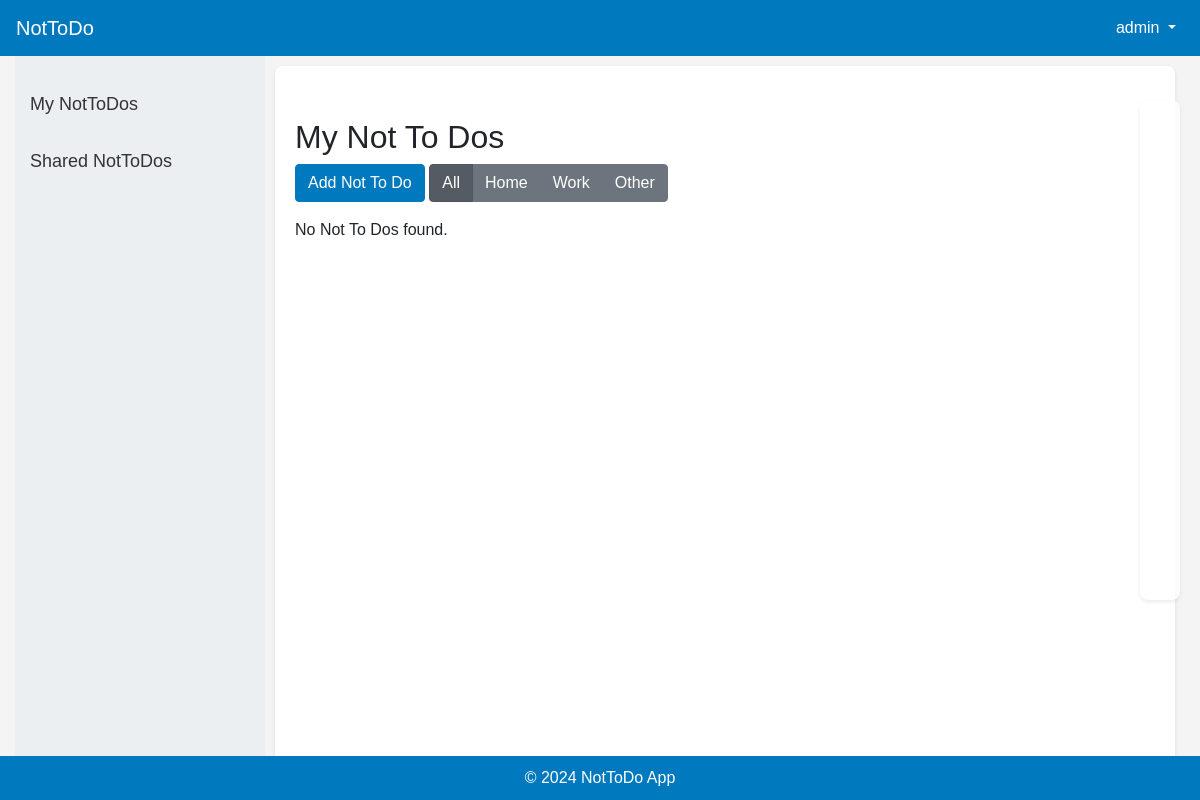
/nottodos/ (signed in), run on an earlier commit of the app's database.
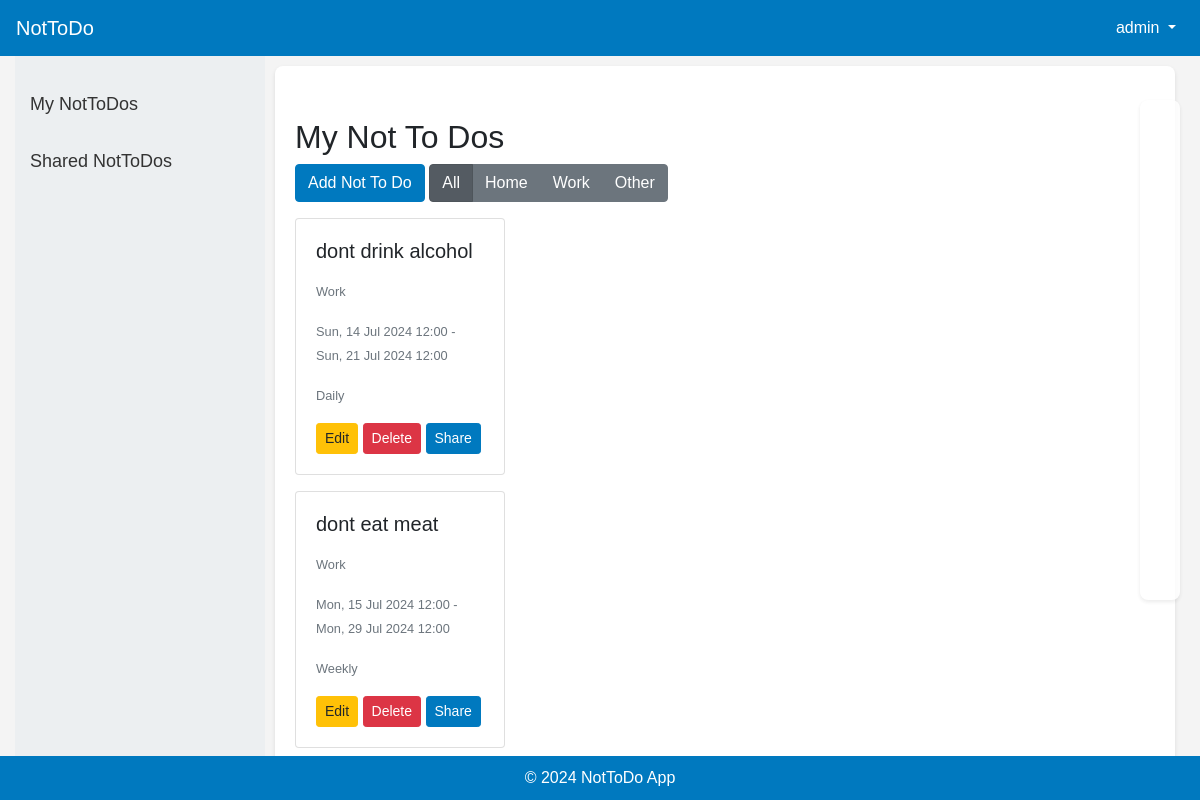
And on a later commit of the database.
### nottodo/models.py (models this page shows, shortened)
class NotToDo(models.Model):
    user = models.ForeignKey(User, on_delete=models.CASCADE)
    title = models.CharField(max_length=255)
    description = models.TextField(blank=True, null=True)
    context = models.CharField(max_length=50, choices=[('Home', 'Home'), ('Work', 'Work'), ('Other', 'Other')])
    scheduled_start_time = models.DateTimeField(blank=True, null=True)
    scheduled_end_time = models.DateTimeField(blank=True, null=True)
    repeat = models.CharField(max_length=50, choices=[('None', 'None'), ('Daily', 'Daily'), ('Weekly', 'Weekly'), ('Monthly', 'Monthly')], default='None')
    created_at = models.DateTimeField(default=timezone.now)
    updated_at = models.DateTimeField(auto_now=True)

### nottodo/views.py (the view)
# urls.py: path('nottodos/', views.list_nottodos, name='list_nottodos'),
@login_required
def list_nottodos(request):
    context_filter = request.GET.get('context', 'All')
    if context_filter == 'All':
        nottodos = NotToDo.objects.filter(user=request.user).order_by('scheduled_start_time')
    else:
        nottodos = NotToDo.objects.filter(user=request.user, context=context_filter).order_by('scheduled_start_time')
    return render(request, 'list_nottodos.html', {'nottodos': nottodos, 'context_filter': context_filter})

### nottodo/templates/list_nottodos.html (shortened to what this page needs)
{% extends 'base.html' %}
{% block content %}
<h2 class="mt-4">My Not To Dos</h2>
<a href="{% url 'add_nottodo' %}" class="btn btn-primary mb-3">Add Not To Do</a>
<div class="btn-group mb-3" role="group" aria-label="Filter by context">
  <a href="{% url 'list_nottodos' %}?context=All" class="btn btn-secondary {% if context_filter == 'All' %}active{% endif %}">All</a>
  <a href="{% url 'list_nottodos' %}?context=Home" class="btn btn-secondary {% if context_filter == 'Home' %}active{% endif %}">Home</a>
  <a href="{% url 'list_nottodos' %}?context=Work" class="btn btn-secondary {% if context_filter == 'Work' %}active{% endif %}">Work</a>
  <a href="{% url 'list_nottodos' %}?context=Other" class="btn btn-secondary {% if context_filter == 'Other' %}active{% endif %}">Other</a>
</div>
<div id="calendar" class="mb-4"></div>
<div class="card-list">
    {% for nottodo in nottodos %}
    <div class="card nottodo-card mb-3">
        <div class="card-body">
            <h5 class="card-title">{{ nottodo.title }}</h5>
            <p class="card-text"><small class="text-muted">{{ nottodo.context }}</small></p>
            <p class="card-text"><small class="text-muted">{{ nottodo.scheduled_start_time|date:"D, d M Y H:i" }} - {{ nottodo.scheduled_end_time|date:"D, d M Y H:i" }}</small></p>
            <p class="card-text"><small class="text-muted">{{ nottodo.get_repeat_display }}</small></p>
            <a href="{% url 'update_nottodo' nottodo.pk %}" class="btn btn-warning btn-sm">Edit</a>
            <a href="{% url 'delete_nottodo' nottodo.pk %}" class="btn btn-danger btn-sm">Delete</a>
            <a href="{% url 'share_nottodo' nottodo.pk %}" class="btn btn-primary btn-sm">Share</a>
        </div>
    </div>
    {% empty %}
    <p>No Not To Dos found.</p>
    {% endfor %}
</div>
{% endblock %}

What changed in the data, as far as the page shows it:
added NotToDo: title "dont drink alcohol", context "Work", scheduled_start_time "Sun, 14 Jul 2024 12:00", scheduled_end_time "Sun, 21 Jul 2024 12:00", repeat "Daily"
added NotToDo: title "dont eat meat", context "Work", scheduled_start_time "Mon, 15 Jul 2024 12:00", scheduled_end_time "Mon, 29 Jul 2024 12:00", repeat "Weekly"
Also different on the page:
text no longer shown: "No Not To Dos found."
